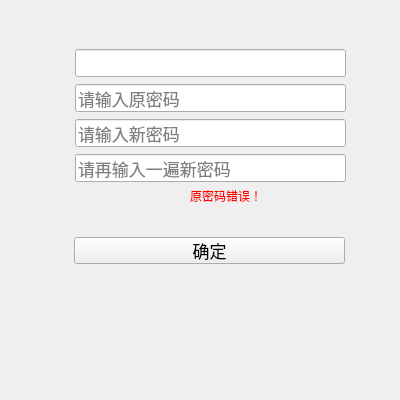
<?xml version="1.0" encoding="UTF-8"?>
<ui version="4.0">
 <class>ChangePasswd</class>
 <widget class="QWidget" name="ChangePasswd">
  <property name="geometry">
   <rect>
    <x>0</x>
    <y>0</y>
    <width>400</width>
    <height>400</height>
   </rect>
  </property>
  <property name="windowTitle">
   <string>密码修改</string>
  </property>
  <widget class="QLabel" name="err_label">
   <property name="geometry">
    <rect>
     <x>190</x>
     <y>190</y>
     <width>160</width>
     <height>12</height>
    </rect>
   </property>
   <property name="font">
    <font>
     <pointsize>9</pointsize>
    </font>
   </property>
   <property name="styleSheet">
    <string notr="true">color: rgb(255, 0, 0);</string>
   </property>
   <property name="text">
    <string>原密码错误！</string>
   </property>
  </widget>
  <widget class="QPushButton" name="ok_button">
   <property name="geometry">
    <rect>
     <x>74</x>
     <y>237</y>
     <width>271</width>
     <height>27</height>
    </rect>
   </property>
   <property name="font">
    <font>
     <pointsize>13</pointsize>
    </font>
   </property>
   <property name="text">
    <string>确定</string>
   </property>
  </widget>
  <widget class="QWidget" name="layoutWidget">
   <property name="geometry">
    <rect>
     <x>75</x>
     <y>48</y>
     <width>271</width>
     <height>136</height>
    </rect>
   </property>
   <layout class="QVBoxLayout" name="verticalLayout_2">
    <item>
     <widget class="QLineEdit" name="userId_edit">
      <property name="font">
       <font>
        <pointsize>13</pointsize>
       </font>
      </property>
     </widget>
    </item>
    <item>
     <widget class="QLineEdit" name="oldKey_edit">
      <property name="font">
       <font>
        <pointsize>13</pointsize>
       </font>
      </property>
      <property name="placeholderText">
       <string>请输入原密码</string>
      </property>
     </widget>
    </item>
    <item>
     <widget class="QLineEdit" name="newKey_edit">
      <property name="font">
       <font>
        <pointsize>13</pointsize>
       </font>
      </property>
      <property name="placeholderText">
       <string>请输入新密码</string>
      </property>
     </widget>
    </item>
    <item>
     <widget class="QLineEdit" name="newKeyAgain_edit">
      <property name="font">
       <font>
        <pointsize>13</pointsize>
       </font>
      </property>
      <property name="placeholderText">
       <string>请再输入一遍新密码</string>
      </property>
     </widget>
    </item>
   </layout>
  </widget>
 </widget>
 <resources/>
 <connections/>
</ui>
